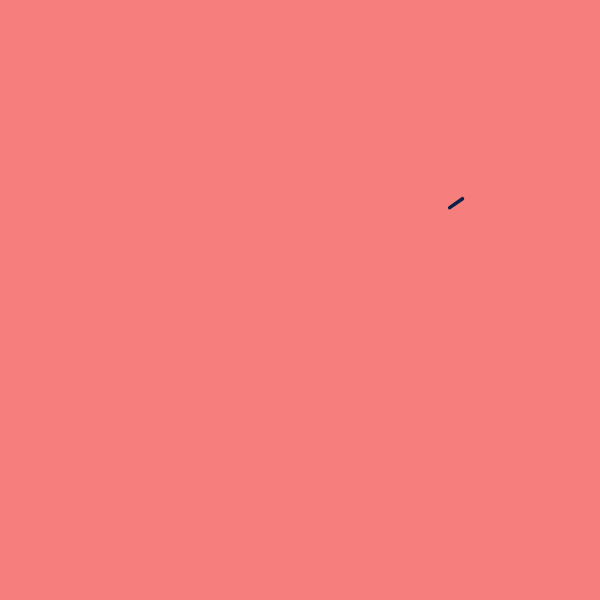
Frame 1 (no input)
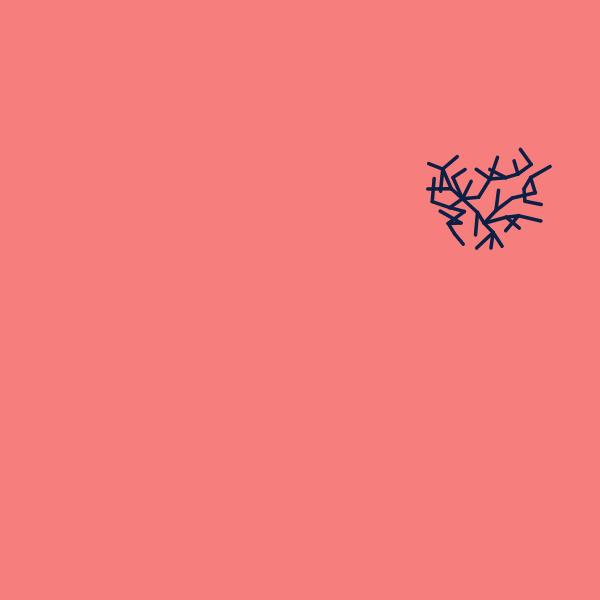
Frame 60 (no input)
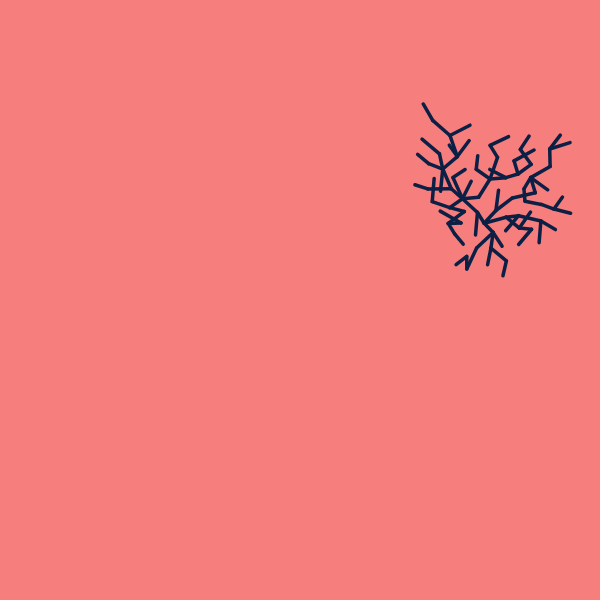
Frame 120 (the mouse pressed at the canvas centre since frame 60)

The p5.js sketch that drew these frames (run headless with seeded random() and noise() and a simulated clock; from frame 60 on, the mouse is pressed at the canvas centre):

// p5.js sketch
// ── sketch.js
// https://openprocessing.org/sketch/1461745

let r = 12;
let K = 20;
let grid = [];
let w = r / Math.sqrt(2);
let active = [];
let lines = [];

let pal = ["#0c2046", "#f67e7d", "#fffaf2"];
function setup() {
  shuffle(pal, true);

  createCanvas(600, 600);
  stroke(pal[1]);
  strokeWeight(3.5);

  for (let x = 0; x < floor(width / w); x++) {
    let col = [];
    for (let y = 0; y < floor(height / w); y++) {
      col.push(-1);
    }
    grid.push(col);
  }

  let x = 0;
  let y = 0;
  while (true) {
    x = random(width);
    y = random(height);
    if (!in_circle(x, y)) break;
  }
  insert_grid(x, y);
}

const in_circle = (x, y) => {
  return dist(x, y, width / 2, height / 2) < 160;
};

const to_grid = (i) => floor(i / w);

function insert_grid(x, y) {
  let v = createVector(x, y);
  grid[to_grid(x)][to_grid(y)] = v;
  active.push(v);
}

function draw() {
  if (active.length > 0) {
    let ind = floor(random(active.length));
    let found = false;
    for (let n = 0; n < K; n++) {
      let sample = p5.Vector.random2D();
      sample.mult(random(r, 2 * r));
      sample.add(active[ind]);

      let sample_grid = createVector(to_grid(sample.x), to_grid(sample.y));

      let can_sample = true;
      if (in_circle(sample.x, sample.y)) continue;
      for (let x = -1; x <= 1; x++) {
        for (let y = -1; y <= 1; y++) {
          let col = sample_grid.x + x;
          let row = sample_grid.y + y;
          if (col < 0 || col >= grid.length || row < 0 || row >= grid.length) {
            can_sample = false;
            continue;
          }
          let neighbor = grid[col][row];
          if (neighbor == -1) continue;
          if (neighbor.dist(sample) < r) can_sample = false;
        }
      }
      if (can_sample) {
        lines.push([active[ind].copy(), sample]);
        insert_grid(sample.x, sample.y);
        found = true;
        break;
      }
    }
    if (!found) active.splice(ind, 1);
  }

  background(pal[0]);
  for (let l of lines) {
    line(l[0].x, l[0].y, l[1].x, l[1].y);
  }
}
